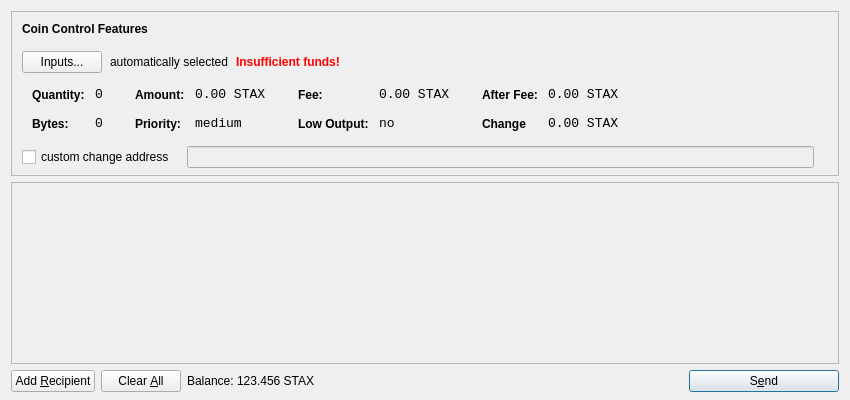
<?xml version="1.0" encoding="UTF-8"?>
<ui version="4.0">
 <class>SendCoinsDialog</class>
 <widget class="QDialog" name="SendCoinsDialog">
  <property name="geometry">
   <rect>
    <x>0</x>
    <y>0</y>
    <width>850</width>
    <height>400</height>
   </rect>
  </property>
  <property name="windowTitle">
   <string>Send Coins</string>
  </property>
  <layout class="QVBoxLayout" name="verticalLayout" stretch="0,1,0">
   <property name="bottomMargin">
    <number>8</number>
   </property>
   <item>
    <widget class="QFrame" name="frameCoinControl">
     <property name="sizePolicy">
      <sizepolicy hsizetype="Expanding" vsizetype="Expanding">
       <horstretch>0</horstretch>
       <verstretch>0</verstretch>
      </sizepolicy>
     </property>
     <property name="maximumSize">
      <size>
       <width>16777215</width>
       <height>16777215</height>
      </size>
     </property>
     <property name="frameShape">
      <enum>QFrame::StyledPanel</enum>
     </property>
     <property name="frameShadow">
      <enum>QFrame::Sunken</enum>
     </property>
     <layout class="QVBoxLayout" name="verticalLayoutCoinControl2">
      <property name="spacing">
       <number>-1</number>
      </property>
      <property name="leftMargin">
       <number>0</number>
      </property>
      <property name="topMargin">
       <number>0</number>
      </property>
      <property name="rightMargin">
       <number>0</number>
      </property>
      <property name="bottomMargin">
       <number>6</number>
      </property>
      <item>
       <layout class="QVBoxLayout" name="verticalLayoutCoinControl" stretch="0,0,0,0,1">
        <property name="spacing">
         <number>0</number>
        </property>
        <property name="leftMargin">
         <number>10</number>
        </property>
        <property name="topMargin">
         <number>10</number>
        </property>
        <item>
         <layout class="QHBoxLayout" name="horizontalLayoutCoinControl1">
          <property name="bottomMargin">
           <number>15</number>
          </property>
          <item>
           <widget class="QLabel" name="labelCoinControlFeatures">
            <property name="sizePolicy">
             <sizepolicy hsizetype="Preferred" vsizetype="Maximum">
              <horstretch>0</horstretch>
              <verstretch>0</verstretch>
             </sizepolicy>
            </property>
            <property name="font">
             <font>
              <weight>75</weight>
              <bold>true</bold>
             </font>
            </property>
            <property name="styleSheet">
             <string notr="true">font-weight:bold;</string>
            </property>
            <property name="text">
             <string>Coin Control Features</string>
            </property>
           </widget>
          </item>
         </layout>
        </item>
        <item>
         <layout class="QHBoxLayout" name="horizontalLayoutCoinControl2" stretch="0,0,0,0">
          <property name="spacing">
           <number>8</number>
          </property>
          <property name="bottomMargin">
           <number>10</number>
          </property>
          <item>
           <widget class="QPushButton" name="pushButtonCoinControl">
            <property name="styleSheet">
             <string notr="true"/>
            </property>
            <property name="text">
             <string>Inputs...</string>
            </property>
           </widget>
          </item>
          <item>
           <widget class="QLabel" name="labelCoinControlAutomaticallySelected">
            <property name="text">
             <string>automatically selected</string>
            </property>
            <property name="margin">
             <number>5</number>
            </property>
           </widget>
          </item>
          <item>
           <widget class="QLabel" name="labelCoinControlInsuffFunds">
            <property name="font">
             <font>
              <weight>75</weight>
              <bold>true</bold>
             </font>
            </property>
            <property name="styleSheet">
             <string notr="true">color:red;font-weight:bold;</string>
            </property>
            <property name="text">
             <string>Insufficient funds!</string>
            </property>
            <property name="margin">
             <number>5</number>
            </property>
           </widget>
          </item>
          <item>
           <spacer name="horizontalSpacerCoinControl">
            <property name="orientation">
             <enum>Qt::Horizontal</enum>
            </property>
            <property name="sizeHint" stdset="0">
             <size>
              <width>40</width>
              <height>1</height>
             </size>
            </property>
           </spacer>
          </item>
         </layout>
        </item>
        <item>
         <widget class="QWidget" name="widgetCoinControl" native="true">
          <property name="sizePolicy">
           <sizepolicy hsizetype="Preferred" vsizetype="Preferred">
            <horstretch>0</horstretch>
            <verstretch>0</verstretch>
           </sizepolicy>
          </property>
          <property name="minimumSize">
           <size>
            <width>0</width>
            <height>0</height>
           </size>
          </property>
          <property name="styleSheet">
           <string notr="true"/>
          </property>
          <layout class="QHBoxLayout" name="horizontalLayoutCoinControl5">
           <property name="margin">
            <number>0</number>
           </property>
           <item>
            <layout class="QHBoxLayout" name="horizontalLayoutCoinControl3" stretch="0,0,0,1">
             <property name="spacing">
              <number>20</number>
             </property>
             <property name="topMargin">
              <number>0</number>
             </property>
             <property name="bottomMargin">
              <number>10</number>
             </property>
             <item>
              <layout class="QFormLayout" name="formLayoutCoinControl1">
               <property name="horizontalSpacing">
                <number>10</number>
               </property>
               <property name="verticalSpacing">
                <number>14</number>
               </property>
               <property name="leftMargin">
                <number>10</number>
               </property>
               <property name="topMargin">
                <number>4</number>
               </property>
               <property name="rightMargin">
                <number>6</number>
               </property>
               <item row="0" column="0">
                <widget class="QLabel" name="labelCoinControlQuantityText">
                 <property name="styleSheet">
                  <string notr="true">font-weight:bold;</string>
                 </property>
                 <property name="text">
                  <string>Quantity:</string>
                 </property>
                 <property name="margin">
                  <number>0</number>
                 </property>
                </widget>
               </item>
               <item row="0" column="1">
                <widget class="QLabel" name="labelCoinControlQuantity">
                 <property name="font">
                  <font>
                   <family>Monospace</family>
                   <pointsize>10</pointsize>
                  </font>
                 </property>
                 <property name="cursor">
                  <cursorShape>IBeamCursor</cursorShape>
                 </property>
                 <property name="contextMenuPolicy">
                  <enum>Qt::ActionsContextMenu</enum>
                 </property>
                 <property name="text">
                  <string>0</string>
                 </property>
                 <property name="margin">
                  <number>0</number>
                 </property>
                 <property name="textInteractionFlags">
                  <set>Qt::LinksAccessibleByMouse|Qt::TextSelectableByKeyboard|Qt::TextSelectableByMouse</set>
                 </property>
                </widget>
               </item>
               <item row="1" column="0">
                <widget class="QLabel" name="labelCoinControlBytesText">
                 <property name="styleSheet">
                  <string notr="true">font-weight:bold;</string>
                 </property>
                 <property name="text">
                  <string>Bytes:</string>
                 </property>
                </widget>
               </item>
               <item row="1" column="1">
                <widget class="QLabel" name="labelCoinControlBytes">
                 <property name="font">
                  <font>
                   <family>Monospace</family>
                   <pointsize>10</pointsize>
                  </font>
                 </property>
                 <property name="cursor">
                  <cursorShape>IBeamCursor</cursorShape>
                 </property>
                 <property name="contextMenuPolicy">
                  <enum>Qt::ActionsContextMenu</enum>
                 </property>
                 <property name="text">
                  <string>0</string>
                 </property>
                 <property name="textInteractionFlags">
                  <set>Qt::LinksAccessibleByMouse|Qt::TextSelectableByKeyboard|Qt::TextSelectableByMouse</set>
                 </property>
                </widget>
               </item>
              </layout>
             </item>
             <item>
              <layout class="QFormLayout" name="formLayoutCoinControl2">
               <property name="horizontalSpacing">
                <number>10</number>
               </property>
               <property name="verticalSpacing">
                <number>14</number>
               </property>
               <property name="leftMargin">
                <number>6</number>
               </property>
               <property name="topMargin">
                <number>4</number>
               </property>
               <property name="rightMargin">
                <number>6</number>
               </property>
               <item row="0" column="0">
                <widget class="QLabel" name="labelCoinControlAmountText">
                 <property name="styleSheet">
                  <string notr="true">font-weight:bold;</string>
                 </property>
                 <property name="text">
                  <string>Amount:</string>
                 </property>
                 <property name="margin">
                  <number>0</number>
                 </property>
                </widget>
               </item>
               <item row="0" column="1">
                <widget class="QLabel" name="labelCoinControlAmount">
                 <property name="font">
                  <font>
                   <family>Monospace</family>
                   <pointsize>10</pointsize>
                  </font>
                 </property>
                 <property name="cursor">
                  <cursorShape>IBeamCursor</cursorShape>
                 </property>
                 <property name="contextMenuPolicy">
                  <enum>Qt::ActionsContextMenu</enum>
                 </property>
                 <property name="text">
                  <string>0.00 STAX</string>
                 </property>
                 <property name="textInteractionFlags">
                  <set>Qt::LinksAccessibleByMouse|Qt::TextSelectableByKeyboard|Qt::TextSelectableByMouse</set>
                 </property>
                </widget>
               </item>
               <item row="1" column="0">
                <widget class="QLabel" name="labelCoinControlPriorityText">
                 <property name="styleSheet">
                  <string notr="true">font-weight:bold;</string>
                 </property>
                 <property name="text">
                  <string>Priority:</string>
                 </property>
                </widget>
               </item>
               <item row="1" column="1">
                <widget class="QLabel" name="labelCoinControlPriority">
                 <property name="font">
                  <font>
                   <family>Monospace</family>
                   <pointsize>10</pointsize>
                  </font>
                 </property>
                 <property name="cursor">
                  <cursorShape>IBeamCursor</cursorShape>
                 </property>
                 <property name="contextMenuPolicy">
                  <enum>Qt::ActionsContextMenu</enum>
                 </property>
                 <property name="text">
                  <string>medium</string>
                 </property>
                 <property name="textInteractionFlags">
                  <set>Qt::LinksAccessibleByMouse|Qt::TextSelectableByKeyboard|Qt::TextSelectableByMouse</set>
                 </property>
                </widget>
               </item>
              </layout>
             </item>
             <item>
              <layout class="QFormLayout" name="formLayoutCoinControl3">
               <property name="horizontalSpacing">
                <number>10</number>
               </property>
               <property name="verticalSpacing">
                <number>14</number>
               </property>
               <property name="leftMargin">
                <number>6</number>
               </property>
               <property name="topMargin">
                <number>4</number>
               </property>
               <property name="rightMargin">
                <number>6</number>
               </property>
               <item row="0" column="0">
                <widget class="QLabel" name="labelCoinControlFeeText">
                 <property name="styleSheet">
                  <string notr="true">font-weight:bold;</string>
                 </property>
                 <property name="text">
                  <string>Fee:</string>
                 </property>
                 <property name="margin">
                  <number>0</number>
                 </property>
                </widget>
               </item>
               <item row="0" column="1">
                <widget class="QLabel" name="labelCoinControlFee">
                 <property name="font">
                  <font>
                   <family>Monospace</family>
                   <pointsize>10</pointsize>
                  </font>
                 </property>
                 <property name="cursor">
                  <cursorShape>IBeamCursor</cursorShape>
                 </property>
                 <property name="contextMenuPolicy">
                  <enum>Qt::ActionsContextMenu</enum>
                 </property>
                 <property name="text">
                  <string>0.00 STAX</string>
                 </property>
                 <property name="textInteractionFlags">
                  <set>Qt::LinksAccessibleByMouse|Qt::TextSelectableByKeyboard|Qt::TextSelectableByMouse</set>
                 </property>
                </widget>
               </item>
               <item row="1" column="0">
                <widget class="QLabel" name="labelCoinControlLowOutputText">
                 <property name="styleSheet">
                  <string notr="true">font-weight:bold;</string>
                 </property>
                 <property name="text">
                  <string>Low Output:</string>
                 </property>
                </widget>
               </item>
               <item row="1" column="1">
                <widget class="QLabel" name="labelCoinControlLowOutput">
                 <property name="font">
                  <font>
                   <family>Monospace</family>
                   <pointsize>10</pointsize>
                  </font>
                 </property>
                 <property name="cursor">
                  <cursorShape>IBeamCursor</cursorShape>
                 </property>
                 <property name="contextMenuPolicy">
                  <enum>Qt::ActionsContextMenu</enum>
                 </property>
                 <property name="text">
                  <string>no</string>
                 </property>
                 <property name="textInteractionFlags">
                  <set>Qt::LinksAccessibleByMouse|Qt::TextSelectableByKeyboard|Qt::TextSelectableByMouse</set>
                 </property>
                </widget>
               </item>
              </layout>
             </item>
             <item>
              <layout class="QFormLayout" name="formLayoutCoinControl4">
               <property name="horizontalSpacing">
                <number>10</number>
               </property>
               <property name="verticalSpacing">
                <number>14</number>
               </property>
               <property name="leftMargin">
                <number>6</number>
               </property>
               <property name="topMargin">
                <number>4</number>
               </property>
               <property name="rightMargin">
                <number>6</number>
               </property>
               <item row="0" column="0">
                <widget class="QLabel" name="labelCoinControlAfterFeeText">
                 <property name="styleSheet">
                  <string notr="true">font-weight:bold;</string>
                 </property>
                 <property name="text">
                  <string>After Fee:</string>
                 </property>
                 <property name="margin">
                  <number>0</number>
                 </property>
                </widget>
               </item>
               <item row="0" column="1">
                <widget class="QLabel" name="labelCoinControlAfterFee">
                 <property name="font">
                  <font>
                   <family>Monospace</family>
                   <pointsize>10</pointsize>
                  </font>
                 </property>
                 <property name="cursor">
                  <cursorShape>IBeamCursor</cursorShape>
                 </property>
                 <property name="contextMenuPolicy">
                  <enum>Qt::ActionsContextMenu</enum>
                 </property>
                 <property name="text">
                  <string>0.00 STAX</string>
                 </property>
                 <property name="textInteractionFlags">
                  <set>Qt::LinksAccessibleByMouse|Qt::TextSelectableByKeyboard|Qt::TextSelectableByMouse</set>
                 </property>
                </widget>
               </item>
               <item row="1" column="0">
                <widget class="QLabel" name="labelCoinControlChangeText">
                 <property name="styleSheet">
                  <string notr="true">font-weight:bold;</string>
                 </property>
                 <property name="text">
                  <string>Change</string>
                 </property>
                </widget>
               </item>
               <item row="1" column="1">
                <widget class="QLabel" name="labelCoinControlChange">
                 <property name="font">
                  <font>
                   <family>Monospace</family>
                   <pointsize>10</pointsize>
                  </font>
                 </property>
                 <property name="cursor">
                  <cursorShape>IBeamCursor</cursorShape>
                 </property>
                 <property name="contextMenuPolicy">
                  <enum>Qt::ActionsContextMenu</enum>
                 </property>
                 <property name="text">
                  <string>0.00 STAX</string>
                 </property>
                 <property name="textInteractionFlags">
                  <set>Qt::LinksAccessibleByMouse|Qt::TextSelectableByKeyboard|Qt::TextSelectableByMouse</set>
                 </property>
                </widget>
               </item>
              </layout>
             </item>
            </layout>
           </item>
          </layout>
         </widget>
        </item>
        <item>
         <layout class="QHBoxLayout" name="horizontalLayoutCoinControl4" stretch="0,0,0">
          <property name="spacing">
           <number>12</number>
          </property>
          <property name="sizeConstraint">
           <enum>QLayout::SetDefaultConstraint</enum>
          </property>
          <property name="topMargin">
           <number>5</number>
          </property>
          <property name="rightMargin">
           <number>5</number>
          </property>
          <item>
           <widget class="QCheckBox" name="checkBoxCoinControlChange">
            <property name="text">
             <string>custom change address</string>
            </property>
           </widget>
          </item>
          <item>
           <widget class="QLineEdit" name="lineEditCoinControlChange">
            <property name="enabled">
             <bool>false</bool>
            </property>
            <property name="sizePolicy">
             <sizepolicy hsizetype="Expanding" vsizetype="Fixed">
              <horstretch>0</horstretch>
              <verstretch>0</verstretch>
             </sizepolicy>
            </property>
           </widget>
          </item>
          <item>
           <widget class="QLabel" name="labelCoinControlChangeLabel">
            <property name="sizePolicy">
             <sizepolicy hsizetype="Preferred" vsizetype="Expanding">
              <horstretch>0</horstretch>
              <verstretch>0</verstretch>
             </sizepolicy>
            </property>
            <property name="minimumSize">
             <size>
              <width>0</width>
              <height>0</height>
             </size>
            </property>
            <property name="text">
             <string/>
            </property>
            <property name="margin">
             <number>3</number>
            </property>
           </widget>
          </item>
         </layout>
        </item>
        <item>
         <spacer name="verticalSpacerCoinControl">
          <property name="orientation">
           <enum>Qt::Vertical</enum>
          </property>
          <property name="sizeHint" stdset="0">
           <size>
            <width>800</width>
            <height>1</height>
           </size>
          </property>
         </spacer>
        </item>
       </layout>
      </item>
     </layout>
    </widget>
   </item>
   <item>
    <widget class="QScrollArea" name="scrollArea">
     <property name="widgetResizable">
      <bool>true</bool>
     </property>
     <widget class="QWidget" name="scrollAreaWidgetContents">
      <property name="geometry">
       <rect>
        <x>0</x>
        <y>0</y>
        <width>830</width>
        <height>165</height>
       </rect>
      </property>
      <layout class="QVBoxLayout" name="verticalLayout_2">
       <property name="margin">
        <number>0</number>
       </property>
       <item>
        <layout class="QVBoxLayout" name="entries">
         <property name="spacing">
          <number>6</number>
         </property>
        </layout>
       </item>
       <item>
        <spacer name="verticalSpacer">
         <property name="orientation">
          <enum>Qt::Vertical</enum>
         </property>
         <property name="sizeHint" stdset="0">
          <size>
           <width>20</width>
           <height>40</height>
          </size>
         </property>
        </spacer>
       </item>
      </layout>
     </widget>
    </widget>
   </item>
   <item>
    <layout class="QHBoxLayout" name="horizontalLayout">
     <item>
      <widget class="QPushButton" name="addButton">
       <property name="toolTip">
        <string>Send to multiple recipients at once</string>
       </property>
       <property name="text">
        <string>Add &amp;Recipient</string>
       </property>
       <property name="icon">
        <iconset resource="../bitcoin.qrc">
         <normaloff>:/icons/add</normaloff>:/icons/add</iconset>
       </property>
       <property name="autoDefault">
        <bool>false</bool>
       </property>
      </widget>
     </item>
     <item>
      <widget class="QPushButton" name="clearButton">
       <property name="sizePolicy">
        <sizepolicy hsizetype="Minimum" vsizetype="Fixed">
         <horstretch>0</horstretch>
         <verstretch>0</verstretch>
        </sizepolicy>
       </property>
       <property name="toolTip">
        <string>Remove all transaction fields</string>
       </property>
       <property name="text">
        <string>Clear &amp;All</string>
       </property>
       <property name="icon">
        <iconset resource="../bitcoin.qrc">
         <normaloff>:/icons/remove</normaloff>:/icons/remove</iconset>
       </property>
       <property name="autoRepeatDelay">
        <number>300</number>
       </property>
       <property name="autoDefault">
        <bool>false</bool>
       </property>
      </widget>
     </item>
     <item>
      <layout class="QHBoxLayout" name="horizontalLayout_2">
       <property name="spacing">
        <number>3</number>
       </property>
       <item>
        <widget class="QLabel" name="label">
         <property name="sizePolicy">
          <sizepolicy hsizetype="Preferred" vsizetype="Fixed">
           <horstretch>0</horstretch>
           <verstretch>0</verstretch>
          </sizepolicy>
         </property>
         <property name="text">
          <string>Balance:</string>
         </property>
        </widget>
       </item>
       <item>
        <widget class="QLabel" name="labelBalance">
         <property name="sizePolicy">
          <sizepolicy hsizetype="Preferred" vsizetype="Fixed">
           <horstretch>0</horstretch>
           <verstretch>0</verstretch>
          </sizepolicy>
         </property>
         <property name="cursor">
          <cursorShape>IBeamCursor</cursorShape>
         </property>
         <property name="text">
          <string>123.456 STAX</string>
         </property>
         <property name="textInteractionFlags">
          <set>Qt::LinksAccessibleByMouse|Qt::TextSelectableByKeyboard|Qt::TextSelectableByMouse</set>
         </property>
        </widget>
       </item>
      </layout>
     </item>
     <item>
      <spacer name="horizontalSpacer">
       <property name="orientation">
        <enum>Qt::Horizontal</enum>
       </property>
       <property name="sizeHint" stdset="0">
        <size>
         <width>40</width>
         <height>20</height>
        </size>
       </property>
      </spacer>
     </item>
     <item>
      <widget class="QPushButton" name="sendButton">
       <property name="minimumSize">
        <size>
         <width>150</width>
         <height>0</height>
        </size>
       </property>
       <property name="toolTip">
        <string>Confirm the send action</string>
       </property>
       <property name="text">
        <string>S&amp;end</string>
       </property>
       <property name="icon">
        <iconset resource="../bitcoin.qrc">
         <normaloff>:/icons/send</normaloff>:/icons/send</iconset>
       </property>
       <property name="default">
        <bool>true</bool>
       </property>
      </widget>
     </item>
    </layout>
   </item>
  </layout>
 </widget>
 <resources>
  <include location="../bitcoin.qrc"/>
 </resources>
 <connections/>
</ui>
